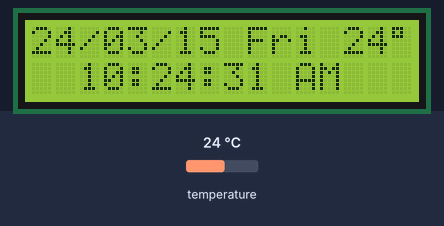
A sketch run on a simulated Arduino Uno, built with avr-gcc and run on an emulated ATmega328P. On the bench: 16×2 character LCD. The test bench sets the inputs (shaded band); at power-on: temperature 24 °C. The local clock reads 2024-03-15 10:24:30 at power-on unless the sketch sets it; what the sketch prints to the serial monitor is not drawn.

Above: at 1.2 s.
1.3 s: temperature set to 12 °C
At 2.7 s:
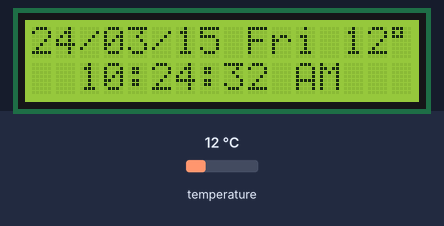
5.1 s: temperature set to 19 °C
At 6.2 s:
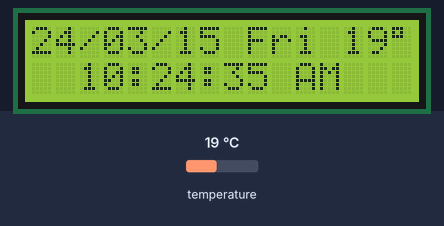
8.3 s: temperature set to 28 °C
At 9.5 s:
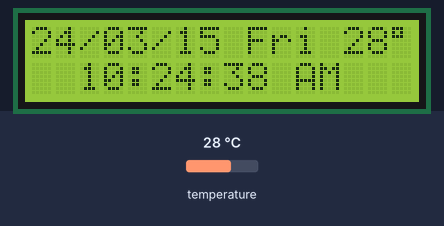
Timing chart, 0 to 11.3 s (numbered marks = the images above; inputs shaded):
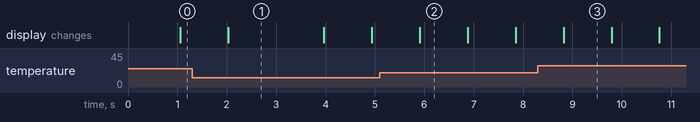

Measured:
- what the display in image 1 shows lasts 2.0 s, from 2.0 s to 4.0 s
- what the display in image 2 shows lasts 1.0 s, from 5.9 s to 6.9 s

The sketch:

rtc3231_with_lcd1602.ino
```cpp
// Date and time functions using a DS3231 RTC connected via I2C and Wire lib
#include "RTClib.h"
#include <LiquidCrystal.h>

const int rs = 2, en = 3, d4 = 4, d5 = 5, d6 = 6, d7 = 7;
LiquidCrystal lcd(rs, en, d4, d5, d6, d7);

RTC_DS3231 rtc;

char daysOfTheWeek[7][12] = {"Sunday", "Monday", "Tuesday", "Wednesday", "Thursday", "Friday", "Saturday"};

void setup () {

  Serial.begin(57600);

  // set up the LCD's number of columns and rows:
  lcd.begin(16, 2);

  lcd.clear();
  lcd.setCursor(0, 0);
  lcd.noCursor();

#ifndef ESP8266
  while (!Serial); // wait for serial port to connect. Needed for native USB
#endif

  if (! rtc.begin()) {
    Serial.println("Couldn't find RTC");
    Serial.flush();
    abort();
  }

  if (rtc.lostPower()) {
    Serial.println("RTC lost power, let's set the time!");
    // When time needs to be set on a new device, or after a power loss, the
    // following line sets the RTC to the date & time this sketch was compiled
    rtc.adjust(DateTime(F(__DATE__), F(__TIME__)));
    // This line sets the RTC with an explicit date & time, for example to set
    // January 21, 2014 at 3am you would call:
    // rtc.adjust(DateTime(2014, 1, 21, 3, 0, 0));
  }

}

void loop () {
  DateTime now = rtc.now();

  Serial.print(now.year(), DEC);
  Serial.print('/');
  Serial.print(now.month(), DEC);
  Serial.print('/');
  Serial.print(now.day(), DEC);
  Serial.print(" (");
  Serial.print(daysOfTheWeek[now.dayOfTheWeek()]);
  Serial.print(") ");
  Serial.print(now.hour(), DEC);
  Serial.print(':');
  Serial.print(now.minute(), DEC);
  Serial.print(':');
  Serial.print(now.second(), DEC);
  Serial.println();

  Serial.print(" since midnight 1/1/1970 = ");
  Serial.print(now.unixtime());
  Serial.print("s = ");
  Serial.print(now.unixtime() / 86400L);
  Serial.println("d");

  // calculate a date which is 7 days and 30 seconds into the future
  DateTime future (now + TimeSpan(7, 12, 30, 6));

  Serial.print(" now + 7d + 30s: ");
  Serial.print(future.year(), DEC);
  Serial.print('/');
  Serial.print(future.month(), DEC);
  Serial.print('/');
  Serial.print(future.day(), DEC);
  Serial.print(' ');
  Serial.print(future.hour(), DEC);
  Serial.print(':');
  Serial.print(future.minute(), DEC);
  Serial.print(':');
  Serial.print(future.second(), DEC);
  Serial.println();

  Serial.print("Temperature: ");
  Serial.print(rtc.getTemperature());
  Serial.println(" C");

  Serial.println();

  // set the cursor to column 0, line 1
  // (note: line 1 is the second row, since counting begins with 0):
  lcd.setCursor(0, 0);
  //  lcd.print(now.year(), DEC);
  //  lcd.print("/");
  //  lcd.print(now.month(), DEC);
  //  lcd.print("/");
  //  lcd.print(now.day(), DEC);
  //  lcd.print(" ");
  //  lcd.print(daysOfTheWeek[now.dayOfTheWeek()]);
  //  lcd.print(rtc.getTemperature());
  //  lcd.print("c");

  lcd.print(now.toString("YY/MM/DD DDD "));
  lcd.print(rtc.getTemperature());

  lcd.setCursor(15, 0);
  lcd.write(B11011111); // 온도기호

  lcd.setCursor(0, 1);

  lcd.print("  ");
  if (now.twelveHour() < 10) {
    lcd.print("0");
    lcd.print(now.twelveHour());
  } else lcd.print(now.twelveHour());

  lcd.print(":");

  if (now.minute() < 10) {
    lcd.print("0");
    lcd.print(now.minute());
  } else lcd.print(now.minute());

  lcd.print(":");

  if (now.second() < 10) {
    lcd.print("0");
    lcd.print(now.second());
  } else lcd.print(now.second());

  lcd.print(" ");

  if (now.isPM())
    lcd.print("PM ");
  else lcd.print("AM ");

  //  lcd.print(now.hour(), DEC);
  //  lcd.print(":");
  //  lcd.print(now.minute(), DEC);
  //  lcd.print(":");
  //  lcd.print(now.second(), DEC);
  delay(950);
}
```
